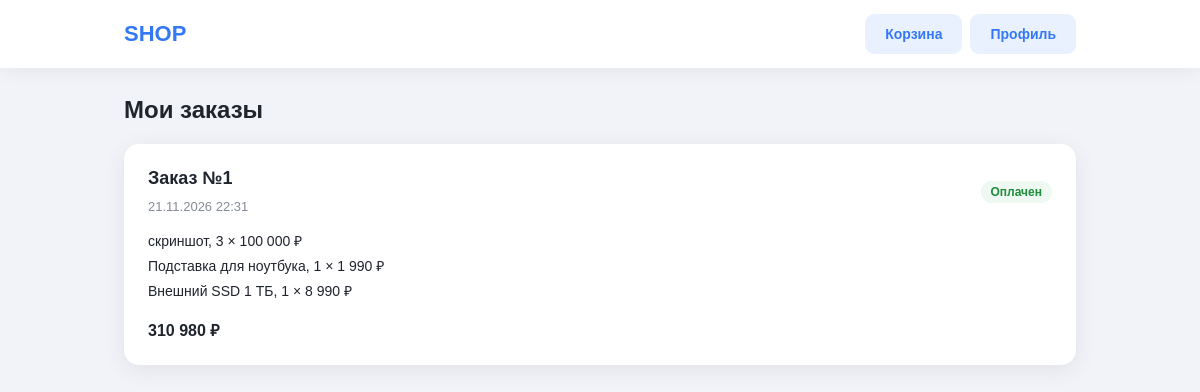
Page /orders (signed in) on the committed database.
### models.py (models this page shows)
class Order(Base):
    __tablename__ = 'orders'
    id = Column(Integer, primary_key=True)
    user_id = Column(Integer, ForeignKey('users.id'))
    total = Column(Integer, default=0)
    status = Column(String, default="pending")  # pending / paid / failed
    payment_id = Column(String)  # id платежа в платёжной системе
    created_at = Column(DateTime, default=datetime.now)
    user = relationship("User")
    items = relationship("OrderItem", cascade="all, delete-orphan")

class OrderItem(Base):
    __tablename__ = 'order_items'
    id = Column(Integer, primary_key=True)
    order_id = Column(Integer, ForeignKey('orders.id'))
    product_id = Column(Integer)
    name = Column(String)
    price = Column(Integer)
    quantity = Column(Integer)

### main.py (the view)
@app.get("/orders", response_class=HTMLResponse)
async def orders_page(request: Request, db: Session = Depends(get_db)):
    user = get_user(request, db)
    if not user:
        return RedirectResponse(url="/login", status_code=303)
    orders = db.query(Order).filter(Order.user_id == user.id).order_by(Order.id.desc()).all()
    return templates.TemplateResponse(
        request=request,
        name="orders.html",
        context={"orders": orders, "cart_count": cart_count(db, user)}
    )

### templates/orders.html (shortened to what this page needs)
{% extends "layout.html" %}
{% block content %}
<h1>Мои заказы</h1>
{% for o in orders %}
    <section class="panel">
        <div class="order-head">
            <div>
                <h2>Заказ №{{ o.id }}</h2>
                <span class="muted">{{ o.created_at.strftime("%d.%m.%Y %H:%M") if o.created_at else "" }}</span>
            </div>
            <span class="badge {{ o.status }}">{{ o.status|status_label }}</span>
        </div>
        <ul class="order-items">
            {% for it in o.items %}
                <li>{{ it.name }}, {{ it.quantity }} × {{ it.price|money }}</li>
            {% endfor %}
        </ul>
        <div class="order-foot">
            <strong>{{ o.total|money }}</strong>
        </div>
    </section>
{% else %}
    <section class="panel center">
        <h2>Заказов пока нет</h2>
        <p class="muted">Оформите первый заказ из корзины.</p>
        <a href="/" class="btn">В каталог</a>
    </section>
{% endfor %}
{% endblock %}

### templates/layout.html (shortened to what this page needs)
<!DOCTYPE html>
<html lang="ru">
<head>
</head>
<body>
<header class="header">
    <div class="header-inner">
        <a href="/" class="logo">SHOP</a>
        <nav class="actions">
            {% block nav %}
                <a href="/cart" class="btn-soft">Корзина{% if cart_count %} ({{ cart_count }}){% endif %}</a>
                <a href="/profile" class="btn-soft">Профиль</a>
            {% endblock %}
        </nav>
    </div>
</header>
<main>
    {% block content %}{% endblock %}
</main>
</body>
</html>

### templates/layout.html (style rules this page uses)
* { box-sizing: border-box; margin: 0; padding: 0; }
body { min-height: 100vh; background: #f1f3f8; font-family: Arial, sans-serif; color: #20242d; }
a { color: inherit; text-decoration: none; }
.header { position: sticky; top: 0; z-index: 10; background: white; box-shadow: 0 2px 20px rgba(0, 0, 0, 0.06); }
.header-inner { max-width: 1000px; margin: 0 auto; padding: 14px 24px; display: flex; justify-content: space-between; align-items: center; gap: 16px; }
.logo { font-size: 22px; font-weight: bold; color: #3478f6; }
.actions { display: flex; gap: 8px; flex-wrap: wrap; }
main { max-width: 1000px; margin: 0 auto; padding: 28px 24px 48px; }
h1 { font-size: 24px; margin-bottom: 20px; }
h2 { font-size: 18px; margin-bottom: 8px; }
.panel { background: white; border-radius: 15px; padding: 24px; margin-bottom: 20px; box-shadow: 0 5px 25px rgba(0, 0, 0, 0.07); }
.muted { color: #858b98; font-size: 13px; }
.btn, .btn-soft { display: inline-block; padding: 12px 20px; border: none; border-radius: 9px; font-size: 14px; font-weight: bold; font-family: inherit; cursor: pointer; transition: 0.2s; }
.btn-soft { background: #eaf1fe; color: #3478f6; }
.badge { display: inline-block; padding: 4px 10px; border-radius: 20px; font-size: 12px; font-weight: bold; white-space: nowrap; }
.badge.paid { background: #eefaf1; color: #1f8a3b; }
.order-head { display: flex; justify-content: space-between; align-items: center; gap: 12px; flex-wrap: wrap; margin-bottom: 14px; }
.order-items { list-style: none; margin-bottom: 14px; font-size: 14px; line-height: 1.8; }
.order-foot { display: flex; justify-content: space-between; align-items: center; gap: 12px; }

### rows in the picture
Order: id "1", created_at "21.11.2026 22:31", status|status_label "Оплачен", total "310 980 ₽"
OrderItem: name "скриншот", quantity "3", price "100 000 ₽"
OrderItem: name "Подставка для ноутбука", quantity "1", price "1 990 ₽"
OrderItem: name "Внешний SSD 1 ТБ", quantity "1", price "8 990 ₽"
